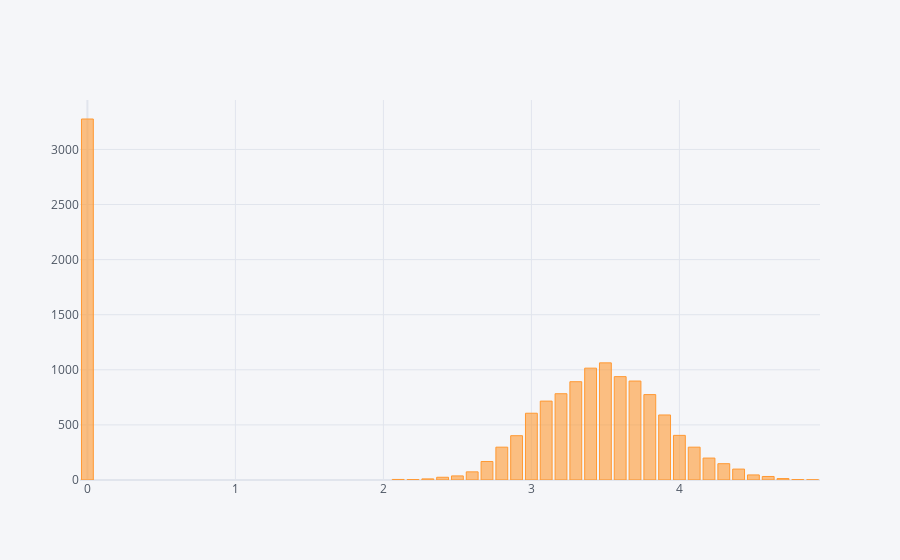

The code cell stored with this chart in its notebook:
### Code cell
df.RATING.value_counts().head(30).iplot(kind="bar")

### Figure 1 — Plotly figure (JSON) as saved in the notebook; plotly's stock layout.template omitted (floating-point values rounded to 4 significant figures)
{"data": [{"marker": {"color": "rgba(255, 153, 51, 0.6)", "line": {"color": "rgba(255, 153, 51, 1.0)", "width": 1}}, "name": "RATING", "orientation": "v", "text": "", "type": "bar", "x": [0, 3.5, 3.4, 3.6, 3.7, 3.3, 3.2, 3.8, 3.1, 3, 3.9, 4, 2.9, 4.1, 2.8, 4.2, 2.7, 4.3, 4.4, 2.6, 4.5, 2.5, 4.6, 2.4, 4.7, 2.3, 2.1, 2.2, 4.8, 4.9], "y": [3276, 1063, 1015, 938, 898, 892, 783, 775, 716, 606, 590, 405, 402, 298, 298, 199, 168, 148, 99, 74, 46, 37, 32, 25, 13, 10, 5, 4, 4, 2]}], "layout": {"legend": {"bgcolor": "#F5F6F9", "font": {"color": "#4D5663"}}, "paper_bgcolor": "#F5F6F9", "plot_bgcolor": "#F5F6F9", "title": {"font": {"color": "#4D5663"}}, "xaxis": {"gridcolor": "#E1E5ED", "showgrid": true, "tickfont": {"color": "#4D5663"}, "title": {"font": {"color": "#4D5663"}, "text": ""}, "zerolinecolor": "#E1E5ED"}, "yaxis": {"gridcolor": "#E1E5ED", "showgrid": true, "tickfont": {"color": "#4D5663"}, "title": {"font": {"color": "#4D5663"}, "text": ""}, "zerolinecolor": "#E1E5ED"}}}
